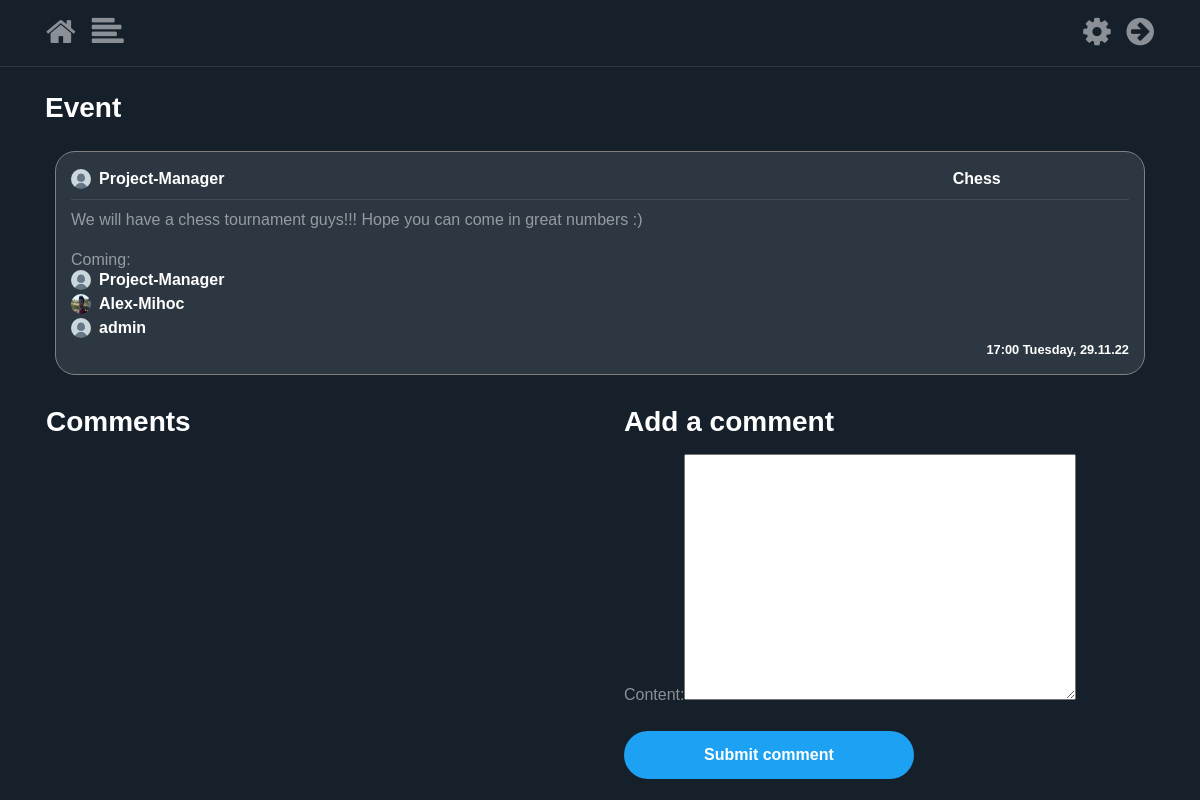
The page /post/2/ (signed in) on the database its author committed.
### blog/models.py (models this page shows, shortened)
class Post(models.Model):
    name = models.TextField(max_length=512, default="")
    content = models.TextField(max_length=1000)
    date_posted = models.DateTimeField(default=timezone.now())
    author = models.ForeignKey(User, on_delete=models.CASCADE)
    likes = models.IntegerField(default=0)
    dislikes = models.IntegerField(default=0)
    interest = models.OneToOneField(Interests, on_delete=models.CASCADE, null=True, blank=True)
    participants = models.ManyToManyField(Profile, blank=True)
    score = models.IntegerField(null=False, blank=False, default=10)
    class Meta:
        verbose_name_plural = "Posts"

### users/models.py (models this page shows, shortened)
class Profile(models.Model):
    user = models.OneToOneField(User, on_delete=models.CASCADE)
    image = models.ImageField(default='default.png', upload_to='profile_pics')
    isChecked = models.BooleanField(default=False)
    interests = models.ManyToManyField(Interests, blank=True)
    score = models.IntegerField(null=False, blank=False, default=0)

class Interests(models.Model):
    title = models.CharField(max_length=128)
    class Meta:
        verbose_name_plural = "Interests"
    def __str__(self):
        return self.title

### blog/views.py (the view)
# urls.py: path('post/<int:pk>/', PostDetailView.as_view(), name='post-detail'),
class PostDetailView(DetailView):
    model = Post
    template_name = 'blog/post_detail.html'
    context_object_name = 'post'
    def get_context_data(self, **kwargs):
        data = super().get_context_data(**kwargs)
        comments_connected = Comment.objects.filter(post_connected=self.get_object()).order_by('-date_posted')
        data['comments'] = comments_connected
        data['form'] = NewCommentForm(instance=self.request.user)
        return data
    def post(self, request, *args, **kwargs):
        new_comment = Comment(content=request.POST.get('content'),
                              author=self.request.user,
                              post_connected=self.get_object())
        new_comment.save()
        return self.get(self, request, *args, **kwargs)

### blog/forms.py
class NewCommentForm(forms.ModelForm):
    class Meta:
        model = Comment
        fields = ['content']

### blog/templates/blog/post_detail.html (shortened to what this page needs)
{% extends "blog/base.html" %}
{% load crispy_forms_tags %}
{% block content %}
<div class="container">
    <h3 class="white-important mb-3">
        Event
    </h3>
   <article class="media content-section">
        <div style="width: 100%; word-break: break-all;" class="hovered-tweet-comment">
            <div class="pb-2 row m-0 " style="width: 100%; margin-right: 0 !important;">
               <div
                       style="padding-left: 0px !important;"
                       class="col-10 no-padding d-flex align-items-center">
                   <img
                       class="rounded-circle mr-2"
                       style="width: 20px; height: 20px;"
                       src="{{ post.author.profile.image.url }}">
                   <a class="mr-2 white-important" href="{% url 'user-detail' post.author.id %}">
                       {{ post.author }}
                   </a>
               </div>
                              <div
                       style="padding-left: 0px !important;"
                       class="col-1 no-padding d-flex align-items-center">
                   <a class="mr-2 white-important" style="float:right;" href="#">
                      {{ post.interest }}
                   </a>
               </div>
               <div class="col-1 d-flex flex-row-reverse no-padding align-items-center"
                    style="padding-right: 0 !important;">
               </div>
           </div>
            <div
                    class="mb-2 "
                    style="width: 100%; height: 1px; background-color: rgba(255, 255, 255, 0.1)"></div>
            <a style="color: rgba(255, 255, 255, 0.5) !important;">
                <p>
                    {{ post.content }}
                </p>
                <p style="margin-bottom: -4px;">Coming:</p>
              {% for user in post.participants.all %}
               <div
                       style="padding-left: 0px !important;"
                       class="col-8 no-padding d-flex align-items-center">
                   <img
                       class="rounded-circle mr-2"
                       style="width: 20px; height: 20px;"
                       src="{{ user.user.profile.image.url }}">
                   <a class="mr-2 white-important" href="{% url 'user-detail' user.user.id %}">
                       {{ user.user }}
                   </a>
               </div>
              {% endfor %}
                <small
                    class="white-important d-flex full-width flex-row-reverse">
                    {{ post.date_posted | date:"H:i l, d.m.y" }}
                </small>
            </a>
        </div>
   </article>
    <div class="row pl-3">
        <div class="col-12 col-md-6 pl-0">
         <h3 class="white-important mb-3">
             Comments
         </h3>
        </div>
        {% if user is not None %}
            <div class="col-12 col-md-6 pl-0 pl-md-3 pr-3">
                <h3 class="white-important mb-3">
                    Add a comment
                </h3>
                <form method="POST">
                    <fieldset class="form-group">
                        {{ form }}
                    </fieldset>
                    <div class="form-group">
                        <button class="btn btn-outline-primary" type="submit">Submit comment</button>
                    </div>
                </form>
            </div>
        {% endif %}
    </div>
  </div>
{% endblock content %}

### blog/static/blog/main.css (style rules this page uses)
:root { --muted-color: rgba(255, 255, 255, 0.5); }
body { background: #15202b; color: var(--muted-color); margin-top: 5rem; }
h1, h2, h3, h4, h5, h6 { color: var(--muted-color); }
.content-section { padding: 10px 10px; margin-bottom: 20px; }
.no-padding { padding: 0 !important; }
a { color: white; text-underline: none; text-decoration: none !important; }
article { border-radius: 4px; }
.white-important { color: white; font-weight: bold; }
.full-width { width: 100% }
.btn-outline-primary { border-color: white; color: white !important; padding: 12px 80px 12px 80px; font-weight: bold; background-color: #1da1f2; border:0; border-radius: 25px; }
.hovered-tweet-comment { background-color: #2d3741 !important; padding:15px; border-radius: 20px; border:1px solid grey; }

### blog/static/blog/style.css (style rules this page uses)
body { font-family: Arial, Helvetica, sans-serif; height: 100vh; margin: 0; padding: 0; }

### rows shown on the page
Post: author.profile.image (placeholder picture), author "Project-Manager", interest "Chess", content "We will have a chess tournament guys!!! Hope you can come in great numbers :)", date_posted "17:00 Tuesday, 29.11.22"
Profile: user.profile.image (placeholder picture), user "Project-Manager"
Profile: user.profile.image (picture), user "Alex-Mihoc"
Profile: user.profile.image (placeholder picture), user "admin"
